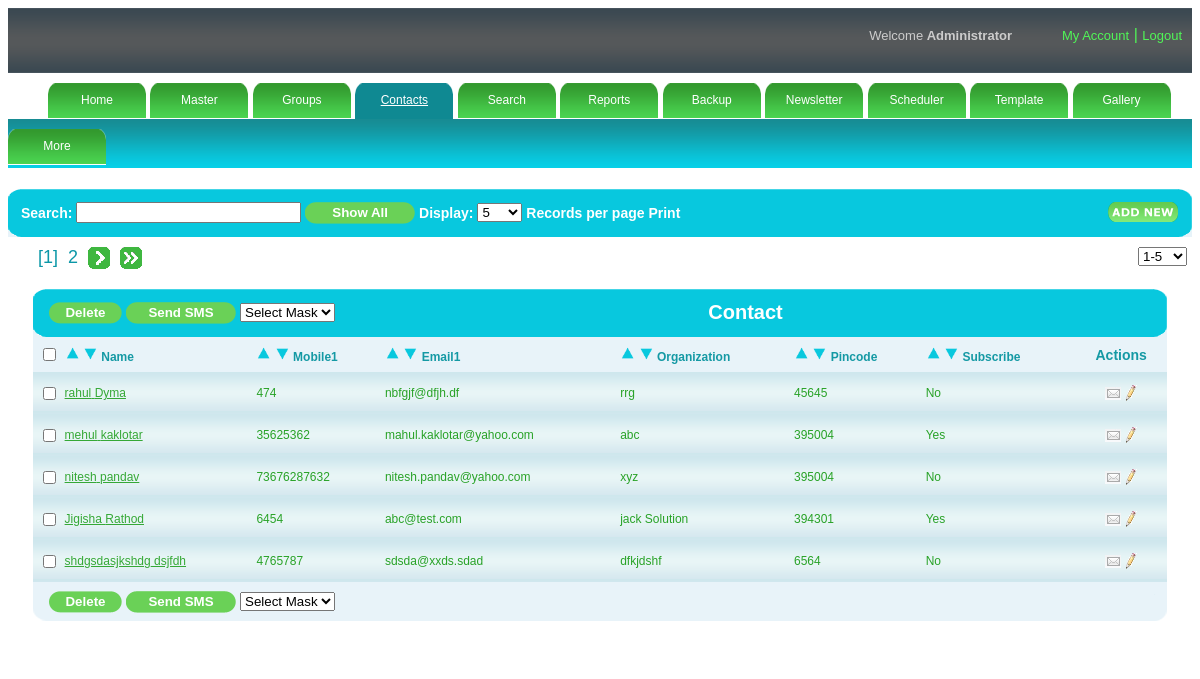
The page /admin/contact.php (signed in) on the database its author committed.
### tables this page shows
CREATE TABLE IF NOT EXISTS `setting` (
  `rpp` varchar(100) NOT NULL,
  `eid` varchar(100) NOT NULL,
  `mask` varchar(500) NOT NULL
);

CREATE TABLE IF NOT EXISTS `contact_mst` (
  `contact_id` bigint(255) NOT NULL AUTO_INCREMENT,
  `f_name` varchar(255) NOT NULL,
  `l_name` varchar(255) NOT NULL,
  `gender` varchar(255) NOT NULL,
  `dob` date NOT NULL,
  `anniversary` date NOT NULL,
  `p_add1` text NOT NULL,
  `p_add2` text NOT NULL,
  `p_city` bigint(255) DEFAULT NULL,
  `p_state` bigint(255) NOT NULL,
  `p_country` bigint(255) NOT NULL,
  `p_pincode` bigint(255) NOT NULL,
  `org_name` varchar(255) NOT NULL,
  `o_add1` text NOT NULL,
  `o_add2` text NOT NULL,
  `o_city` bigint(255) NOT NULL,
  `o_state` bigint(255) NOT NULL,
  `o_country` bigint(255) NOT NULL,
  `o_pincode` bigint(255) NOT NULL,
  `source` varchar(255) NOT NULL,
  `phone1` bigint(255) NOT NULL,
  `phone2` bigint(255) NOT NULL,
  `mobile1` bigint(255) NOT NULL,
  `mobile2` bigint(255) NOT NULL,
  `fax` bigint(255) NOT NULL,
  `email1` varchar(255) NOT NULL,
  `email2` varchar(255) NOT NULL,
  `email3` varchar(255) NOT NULL,
  `website` varchar(255) NOT NULL,
  `category` varchar(255) NOT NULL,
  `remarks` text NOT NULL,
  `subscribe` tinyint(4) NOT NULL,
  `group_id` varchar(50) NOT NULL,
  PRIMARY KEY (`contact_id`)
);

### admin/rights.php (called while the page is built, shortened)
<?php
$s="select * from sysadmin where username='".$_SESSION['user']."'";
$rs=mysql_query($s);
$p=mysql_fetch_array($rs);
$subrights=explode(",",$p['subrights']);
?>

### admin/contact_content.php (the view, shortened to what this page needs)
<div id="table">
    	<table border="0" cellpadding="0" cellspacing="0" width="100%">
        <tr>
        <td colspan="8">
            <table width="100%" cellpadding="0" cellspacing="0" border="0">
            <tr>
                <th><img src="images/tableheadleft.png" /></th>
                <th class="thbackground"  align="left">
                <table>
                <tr><td>
                      <?php
				$flag=0;
				include("rights.php");
				for($i=0;$i<count($subrights);$i++)
				{
					if($subrights[$i]=="4.3")
					{
						$flag=1;
					}
				}
				if($flag==1)
				{?>
                  <input type="button" onClick="javascript:mdelete(<?php echo $page-1; ?>,<?php echo $page_no_start; ?>,0,<?php echo $lastpage; ?>,<?php echo $last_page_rec; ?>,<?php echo $rec_limit; ?>);" value="Delete" class="regbtn"><?php } ?></td>
                  <td>
                  <input type="button" onClick="return hs.htmlExpand(this, { headingText: 'Send SMS' })" value="Send SMS" class="regbtn1"class="regbtn1"/>
        </td>
                         <td>
                         <select id="sel_mask">
        <option value="0">Select Mask</option>
    </select></td></tr></table></th>
           <th class="thbackground" width="100%"> Contact
                </th>
                <th><img src="images/tableheadright.png" /></th>
            </tr>
            </table>
            </td>
        </tr>
        <tr>
        <td class="tabletitle"><input type="checkbox" name="check" id="check"  onclick="checkall_none();"/></td>
              			<td class="tabletitle1" align="left"><a onclick="desc(<?php echo "1";?>,<?php echo $page-1; ?>,<?php echo $page_no_start; ?>,0,<?php echo $lastpage; ?>,<?php echo $last_page_rec; ?>,<?php echo $rec_limit; ?>)"><img src="images/up.png" height="15" width="15" title="Descending" /></a>
                        <a onclick="asc(<?php echo "1";?>,<?php echo $page-1; ?>,<?php echo $page_no_start; ?>,0,<?php echo $lastpage; ?>,<?php echo $last_page_rec; ?>,<?php echo $rec_limit; ?>)"><img src="images/down.png" height="15" width="15" title="Ascending"/></a>
              			Name</td>
                <td class="tabletitle1" align="left"><a onclick="desc(<?php echo "2";?>,<?php echo $page-1; ?>,<?php echo $page_no_start; ?>,0,<?php echo $lastpage; ?>,<?php echo $last_page_rec; ?>,<?php echo $rec_limit; ?>)"><img src="images/up.png" height="15" width="15" title="Descending" /></a>
                        <a onclick="asc(<?php echo "2";?>,<?php echo $page-1; ?>,<?php echo $page_no_start; ?>,0,<?php echo $lastpage; ?>,<?php echo $last_page_rec; ?>,<?php echo $rec_limit; ?>)"><img src="images/down.png" height="15" width="15" title="Ascending"/></a>
              			Mobile1</td>
                        <td class="tabletitle1"  align="left"><a onclick="desc(<?php echo "4";?>,<?php echo $page-1; ?>,<?php echo $page_no_start; ?>,0,<?php echo $lastpage; ?>,<?php echo $last_page_rec; ?>,<?php echo $rec_limit; ?>)"><img src="images/up.png" height="15" width="15" title="Descending" /></a>
                        <a onclick="asc(<?php echo "4";?>,<?php echo $page-1; ?>,<?php echo $page_no_start; ?>,0,<?php echo $lastpage; ?>,<?php echo $last_page_rec; ?>,<?php echo $rec_limit; ?>)"><img src="images/down.png" height="15" width="15" title="Ascending"/></a>
                                 Email1</td>
                        <td class="tabletitle1"  align="left"><a onclick="desc(<?php echo "5";?>,<?php echo $page-1; ?>,<?php echo $page_no_start; ?>,0,<?php echo $lastpage; ?>,<?php echo $last_page_rec; ?>,<?php echo $rec_limit; ?>)"><img src="images/up.png" height="15" width="15" title="Descending" /></a>
                        <a onclick="asc(<?php echo "5";?>,<?php echo $page-1; ?>,<?php echo $page_no_start; ?>,0,<?php echo $lastpage; ?>,<?php echo $last_page_rec; ?>,<?php echo $rec_limit; ?>)"><img src="images/down.png" height="15" width="15" title="Ascending"/></a>
              			Organization</td>
                        <td class="tabletitle1"  align="left"><a onclick="desc(<?php echo "5";?>,<?php echo $page-1; ?>,<?php echo $page_no_start; ?>,0,<?php echo $lastpage; ?>,<?php echo $last_page_rec; ?>,<?php echo $rec_limit; ?>)"><img src="images/up.png" height="15" width="15" title="Descending" /></a>
                        <a onclick="asc(<?php echo "5";?>,<?php echo $page-1; ?>,<?php echo $page_no_start; ?>,0,<?php echo $lastpage; ?>,<?php echo $last_page_rec; ?>,<?php echo $rec_limit; ?>)"><img src="images/down.png" height="15" width="15" title="Ascending"/></a>
              			Pincode</td>
                        <td class="tabletitle1" align="left"><a onclick="desc(<?php echo "6";?>,<?php echo $page-1; ?>,<?php echo $page_no_start; ?>,0,<?php echo $lastpage; ?>,<?php echo $last_page_rec; ?>,<?php echo $rec_limit; ?>)"><img src="images/up.png" height="15" width="15" title="Descending" /></a>
                        <a onclick="asc(<?php echo "6";?>,<?php echo $page-1; ?>,<?php echo $page_no_start; ?>,0,<?php echo $lastpage; ?>,<?php echo $last_page_rec; ?>,<?php echo $rec_limit; ?>)"><img src="images/down.png" height="15" width="15" title="Ascending"/></a>
              			Subscribe</td>
            <td class="tabletitle">Actions</td>
        </tr>
             <?php
			if(isset($_GET['search']))
			{
				$search=$_GET['search'];
			}
			else
			{
				$search="";
			}
			if(isset($_GET['order']))
			{
			$sql ="select a.contact_id,a.f_name,a.l_name,a.p_pincode,a.org_name,a.mobile1,a.email1,a.subscribe from (select contact_id,f_name,l_name,p_pincode,org_name,mobile1,email1,subscribe from contact_mst where f_name like '%".$search."%' or l_name like '%".$search."%' or p_pincode like '%".$search."%' or org_name like '%".$search."%' or mobile1 like '%".$search."%' or email1 like '%".$search."%' limit $offset,$rec_limit) a order by ".$_GET['field']." ".$_GET['order'] ;
			}
			else
			{
				$sql="select contact_id,f_name,l_name,p_pincode,org_name,mobile1,email1,subscribe from contact_mst where f_name like '%".$search."%' or l_name like '%".$search."%' or p_pincode like '%".$search."%' or org_name like '%".$search."%' or mobile1 like '%".$search."%' or email1 like '%".$search."%' limit $offset,$rec_limit";
			}
			$res = mysql_query($sql);
			while($row = mysql_fetch_object($res))
			{
			?>
			<tr>
        	<td class="tdbg"><input type="checkbox" name="C1_<?php echo $row->contact_id;?>"  id="C1_<?php echo $row->contact_id;?>" /></td>
            <td class="tdbg1"><a href="preview.php?id=<?php echo $row->contact_id;?>"  class="link" target="_blank"><?php echo $row->f_name;?>&nbsp;<?php echo $row->l_name;?></a></td>
            <td class="tdbg1"><?php echo $row->mobile1;?></td>
            <td class="tdbg1"><?php echo $row->email1;?></td>
            <td class="tdbg1"><?php echo $row->org_name;?></td>
            <td class="tdbg1"><?php echo $row->p_pincode;?></td>
            <td class="tdbg1"><?php if($row->subscribe=="0"){echo "No";}else{echo "Yes";} ?></td>
                <td class="tdbg">
                <table align="center" cellpadding="5" cellspacing="5">
                <tr>
                	<td class="tdaction">
           					<table>
              <tr>
              <td><a href="" onClick="return hs.htmlExpand(this, { headingText: 'Send SMS' })"><img title="Send SMS" src="images/sms.png" border="0"/></a>
         	</td>
              <td><?php
				$flag=0;
				include("rights.php");
				for($i=0;$i<count($subrights);$i++)
				{
					if($subrights[$i]=="4.2")
					{
						$flag=1;
					}
				}
				if($flag==1)
				{?>	 <a onClick="javascript:update(<?php echo $row->contact_id;?>,<?php echo $page-1; ?>,<?php echo $page_no_start; ?>,0,<?php echo $lastpage; ?>,<?php echo $last_page_rec; ?>,<?php echo $rec_limit; ?>)"><img src="images/edit-icon.png" title="Edit"/></a></td><?php } ?></tr></table>
            		</td>
               	</tr>
                </table>
                </td>
            <?php } ?>
            </tr>
        <tr>
        <td colspan="8">
            <table width="100%" cellpadding="0" cellspacing="0" border="0">
            <tr>
                <th><img src="images/tablefootright.png" /></th>
                <th class="thbackground1" width="100%" align="left">
                <table>
                <tr><td>
                      <?php
				$flag=0;
				include("rights.php");
				for($i=0;$i<count($subrights);$i++)
				{
					if($subrights[$i]=="4.3")
					{
						$flag=1;
					}
				}
				if($flag==1)
				{?>
                  <input type="button" onClick="javascript:mdelete(<?php echo $page-1; ?>,<?php echo $page_no_start; ?>,0,<?php echo $lastpage; ?>,<?php echo $last_page_rec; ?>,<?php echo $rec_limit; ?>);" value="Delete"  class="regbtn"><?php } ?></td>
                  <td>
                  <input type="button" onClick="return hs.htmlExpand(this, { headingText: 'Send SMS' })" value="Send SMS" class="regbtn1"class="regbtn1"/>
        </td>
                         <td>
                         <select id="sel_mask1">
        <option value="0">Select Mask</option>
    </select></td></tr></table>
                </th>
                <th><img src="images/tablefootleft.png" /></th>
            </tr>
            </table>
        </td>
        </tr>
        </table>
    </div>
</div>

### admin/contact.php (shortened to what this page needs)
<!DOCTYPE html PUBLIC "-//W3C//DTD XHTML 1.0 Transitional//EN" "http://www.w3.org/TR/xhtml1/DTD/xhtml1-transitional.dtd">
<html xmlns="http://www.w3.org/1999/xhtml">
<head>
<link href="style.css" rel="stylesheet" media="screen" /><script type="text/javascript" src="validation.js"></script>
<link rel="stylesheet" type="text/css" href="highslide.css"/>
<link rel="stylesheet" type="text/css" href="mouseovertabs.css" />
<link rel="stylesheet" type="text/css" href="tabcontent.css" />
</head>
<body>
<?php include("header.php");?>
<?php include("menu.php");?>
<div id="submenu" >
<?php
				for($i=0;$i<count($rights);$i++)
				{
					if($rights[$i]=="4")
					{
						$flag=1;
					}
				}
				if($flag==1)
				{?>
<div >
</div>
<?php	$flag=0;
				}
?>
</div>
<div id="maincontent">
    <div id="searchbar">
    <table border="0" cellpadding="0" cellspacing="0" width="100%">
        <tr>
        <td colspan="5">
            <table width="100%" cellpadding="0" cellspacing="0" border="0">
            <tr>
                <th><img src="images/tableheadleft.png" /></th>
                <th class="thbackground12" width="100%">Search:
                <input type="text" size="25" id="txtsearch" name="txtsearch" value="" onKeyUp="javascript:tsearch()"  />
                <input type="button"  value="Show All" class="regbtn1" size="40" onclick="javascript:showall();" class="regbtn1"/>
                Display:
                    <select onchange="recperpage()" id="sel_limit">
                    <?php
						$sql="select * from setting";
						$res=mysql_query($sql);
						$row1=mysql_fetch_array($res);
						$a=$row1[0];
						$a=explode(",",$a);
						for($i=0;$i<count($a);$i++)
						{
						?>
                   <option value="<?php echo $a[$i];?>"><?php echo $a[$i];?></option>
        <?php } ?>
                    </select>
                    Records per page
                    <?php
						$flag=0;
						include("rights.php");
						for($i=0;$i<count($subrights);$i++)
						{
							if($subrights[$i]=="4.1")
							{
								$flag=1;
							}
						}
						if($flag==1)
						{
	?>
    <a  onclick="print1()">Print</a>
                <div class="floatright"><a onclick="javascript:addrecord();"><img src="images/addnew.png"  class="noborder"/></a></div>
    <?php } ?>
                </th>
                <th><img src="images/tableheadright.png" /></th>
            </tr>
            </table>
            </td>
        </tr>
       </table>
    </div>
    <div id="content">
	<?php include_once("pagingcontact.php");?>
    </div>
<div id="blank"></div>
</body>
</html>

### admin/style.css (style rules this page uses)
body { font-family:Verdana, Arial, Helvetica, sans-serif; }
.regbtn { background:url(images/btn.png) no-repeat; border:none; color:#FFFFFF; width:73px; font-weight:bolder; height:22px; vertical-align:text-top; }
.regbtn1 { background:url(images/btn1.png) no-repeat; border:none; color:#FFFFFF; width:110px; font-weight:bolder; height:22px; }
.tdbg { background:url(images/tdbg.png); height:40px; border:none; color:#1499a4; font-size:12px; text-align:center; }
.tdbg1 { background:url(images/tdbg.png); height:40px; border:none; color:#28a227; font-size:12px; text-align:left; }
.tdaction a img { border:none; }
#submenu { background:url(images/submenu.png); width:auto; height:49px; }
#content { margin:auto; background-color:#FFFFFF; width:auto; padding-top:10px; }
#maincontent { z-index:99; margin:auto; background-color:#FFFFFF; width:auto; padding-top:20px; }
.thbackground { background:url(images/tablehead.png); border:none; color:#FFFFFF; font-size:20px; text-align:center; }
.thbackground12 { background:url(images/tablehead.png); border:none; color:#FFFFFF; font-size:14px; text-align:left; }
.thbackground1 { background-color:#e8f3f9; }
#table { padding-left:25px; padding-top:15px; padding-right:25px; }
.noborder { border:none; }
.tabletitle { color:#1499a4; font-size:14px; font-weight:bold; text-align:center; height:35px; background-color:#e8f3f9; }
.tabletitle1 { color:#1499a4; font-size:14px; font-weight:bold; font-size:12px; text-align:left; height:35px; background-color:#e8f3f9; }
#blank { height:30px; width:auto; background-color:#FFFFFF; }
.link { color:#35a836; }
.floatright { float:right; }

### rows shown on the page
setting: rpp "5"
contact_mst: f_name "rahul", l_name "Dyma", mobile1 "474", email1 "nbfgjf@dfjh.df", org_name "rrg", p_pincode "45645", subscribe "No"
contact_mst: f_name "mehul", l_name "kaklotar", mobile1 "35625362", email1 "mahul.kaklotar@yahoo.com", org_name "abc", p_pincode "395004", subscribe "Yes"
contact_mst: f_name "nitesh", l_name "pandav", mobile1 "73676287632", email1 "nitesh.pandav@yahoo.com", org_name "xyz", p_pincode "395004", subscribe "No"
contact_mst: f_name "Jigisha", l_name "Rathod", mobile1 "6454", email1 "abc@test.com", org_name "jack Solution", p_pincode "394301", subscribe "Yes"
contact_mst: f_name "shdgsdasjkshdg", l_name "dsjfdh", mobile1 "4765787", email1 "sdsda@xxds.sdad", org_name "dfkjdshf", p_pincode "6564", subscribe "No"

### other values the page prints
$page_no_start+$i "1"
$page_no_start+$i "2"
form field value "1-5"
